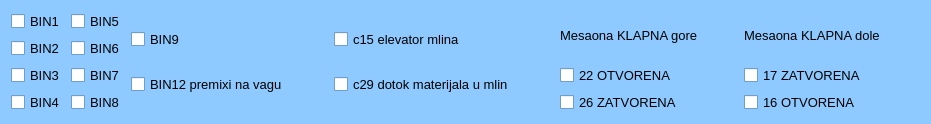
       <widget class="QWidget" name="widget" native="true">
        <property name="sizePolicy">
         <sizepolicy hsizetype="Preferred" vsizetype="Minimum">
          <horstretch>0</horstretch>
          <verstretch>0</verstretch>
         </sizepolicy>
        </property>
        <property name="maximumSize">
         <size>
          <width>16777215</width>
          <height>80</height>
         </size>
        </property>
        <property name="palette">
         <palette>
          <active>
           <colorrole role="Base">
            <brush brushstyle="SolidPattern">
             <color alpha="255">
              <red>255</red>
              <green>255</green>
              <blue>255</blue>
             </color>
            </brush>
           </colorrole>
           <colorrole role="Window">
            <brush brushstyle="SolidPattern">
             <color alpha="255">
              <red>142</red>
              <green>201</green>
              <blue>255</blue>
             </color>
            </brush>
           </colorrole>
          </active>
          <inactive>
           <colorrole role="Base">
            <brush brushstyle="SolidPattern">
             <color alpha="255">
              <red>255</red>
              <green>255</green>
              <blue>255</blue>
             </color>
            </brush>
           </colorrole>
           <colorrole role="Window">
            <brush brushstyle="SolidPattern">
             <color alpha="255">
              <red>142</red>
              <green>201</green>
              <blue>255</blue>
             </color>
            </brush>
           </colorrole>
          </inactive>
          <disabled>
           <colorrole role="Base">
            <brush brushstyle="SolidPattern">
             <color alpha="255">
              <red>142</red>
              <green>201</green>
              <blue>255</blue>
             </color>
            </brush>
           </colorrole>
           <colorrole role="Window">
            <brush brushstyle="SolidPattern">
             <color alpha="255">
              <red>142</red>
              <green>201</green>
              <blue>255</blue>
             </color>
            </brush>
           </colorrole>
          </disabled>
         </palette>
        </property>
        <property name="autoFillBackground">
         <bool>true</bool>
        </property>
        <layout class="QHBoxLayout" name="horizontalLayout_2">
         <item>
          <layout class="QHBoxLayout" name="horizontalLayout" stretch="0,0,0,0">
           <item>
            <layout class="QVBoxLayout" name="verticalLayout_3">
             <item>
              <widget class="QCheckBox" name="gornji_bin1">
               <property name="font">
                <font>
                 <pointsize>10</pointsize>
                </font>
               </property>
               <property name="text">
                <string>BIN1</string>
               </property>
              </widget>
             </item>
             <item>
              <widget class="QCheckBox" name="gornji_bin2">
               <property name="font">
                <font>
                 <pointsize>10</pointsize>
                </font>
               </property>
               <property name="text">
                <string>BIN2</string>
               </property>
              </widget>
             </item>
             <item>
              <widget class="QCheckBox" name="gornji_bin3">
               <property name="font">
                <font>
                 <pointsize>10</pointsize>
                </font>
               </property>
               <property name="text">
                <string>BIN3</string>
               </property>
              </widget>
             </item>
             <item>
              <widget class="QCheckBox" name="gornji_bin4">
               <property name="font">
                <font>
                 <pointsize>10</pointsize>
                </font>
               </property>
               <property name="text">
                <string>BIN4</string>
               </property>
              </widget>
             </item>
            </layout>
           </item>
           <item>
            <layout class="QVBoxLayout" name="verticalLayout_13">
             <item>
              <widget class="QCheckBox" name="gornji_bin5">
               <property name="font">
                <font>
                 <pointsize>10</pointsize>
                </font>
               </property>
               <property name="text">
                <string>BIN5</string>
               </property>
              </widget>
             </item>
             <item>
              <widget class="QCheckBox" name="gornji_bin6">
               <property name="font">
                <font>
                 <pointsize>10</pointsize>
                </font>
               </property>
               <property name="text">
                <string>BIN6</string>
               </property>
              </widget>
             </item>
             <item>
              <widget class="QCheckBox" name="gornji_bin7">
               <property name="font">
                <font>
                 <pointsize>10</pointsize>
                </font>
               </property>
               <property name="text">
                <string>BIN7</string>
               </property>
              </widget>
             </item>
             <item>
              <widget class="QCheckBox" name="gornji_bin8">
               <property name="font">
                <font>
                 <pointsize>10</pointsize>
                </font>
               </property>
               <property name="text">
                <string>BIN8</string>
               </property>
              </widget>
             </item>
            </layout>
           </item>
           <item>
            <layout class="QVBoxLayout" name="verticalLayout_14">
             <item>
              <widget class="QCheckBox" name="gornji_bin9">
               <property name="font">
                <font>
                 <pointsize>10</pointsize>
                </font>
               </property>
               <property name="text">
                <string>BIN9</string>
               </property>
              </widget>
             </item>
             <item>
              <widget class="QCheckBox" name="gornji_bin12">
               <property name="font">
                <font>
                 <pointsize>10</pointsize>
                </font>
               </property>
               <property name="text">
                <string>BIN12 premixi na vagu</string>
               </property>
              </widget>
             </item>
            </layout>
           </item>
           <item>
            <spacer name="horizontalSpacer">
             <property name="orientation">
              <enum>Qt::Horizontal</enum>
             </property>
             <property name="sizeHint" stdset="0">
              <size>
               <width>40</width>
               <height>20</height>
              </size>
             </property>
            </spacer>
           </item>
          </layout>
         </item>
         <item>
          <layout class="QVBoxLayout" name="verticalLayout">
           <item>
            <widget class="QCheckBox" name="gornji_c15">
             <property name="font">
              <font>
               <pointsize>10</pointsize>
              </font>
             </property>
             <property name="text">
              <string>c15 elevator mlina</string>
             </property>
            </widget>
           </item>
           <item>
            <widget class="QCheckBox" name="gornji_c29">
             <property name="font">
              <font>
               <pointsize>10</pointsize>
              </font>
             </property>
             <property name="text">
              <string>c29 dotok materijala u mlin</string>
             </property>
            </widget>
           </item>
          </layout>
         </item>
         <item>
          <spacer name="horizontalSpacer_2">
           <property name="orientation">
            <enum>Qt::Horizontal</enum>
           </property>
           <property name="sizeHint" stdset="0">
            <size>
             <width>40</width>
             <height>20</height>
            </size>
           </property>
          </spacer>
         </item>
         <item>
          <layout class="QVBoxLayout" name="verticalLayout_15">
           <item>
            <widget class="QLabel" name="label">
             <property name="font">
              <font>
               <pointsize>10</pointsize>
              </font>
             </property>
             <property name="text">
              <string>Mesaona KLAPNA gore</string>
             </property>
            </widget>
           </item>
           <item>
            <widget class="QCheckBox" name="gornji_22">
             <property name="font">
              <font>
               <pointsize>10</pointsize>
              </font>
             </property>
             <property name="text">
              <string>22 OTVORENA</string>
             </property>
            </widget>
           </item>
           <item>
            <widget class="QCheckBox" name="gornji_26">
             <property name="font">
              <font>
               <pointsize>10</pointsize>
              </font>
             </property>
             <property name="text">
              <string>26 ZATVORENA</string>
             </property>
            </widget>
           </item>
          </layout>
         </item>
         <item>
          <spacer name="horizontalSpacer_4">
           <property name="orientation">
            <enum>Qt::Horizontal</enum>
           </property>
           <property name="sizeType">
            <enum>QSizePolicy::Fixed</enum>
           </property>
           <property name="sizeHint" stdset="0">
            <size>
             <width>40</width>
             <height>20</height>
            </size>
           </property>
          </spacer>
         </item>
         <item>
          <layout class="QVBoxLayout" name="verticalLayout_16">
           <item>
            <widget class="QLabel" name="label_2">
             <property name="font">
              <font>
               <pointsize>10</pointsize>
              </font>
             </property>
             <property name="text">
              <string>Mesaona KLAPNA dole</string>
             </property>
            </widget>
           </item>
           <item>
            <widget class="QCheckBox" name="gornji_17">
             <property name="font">
              <font>
               <pointsize>10</pointsize>
              </font>
             </property>
             <property name="text">
              <string>17 ZATVORENA</string>
             </property>
            </widget>
           </item>
           <item>
            <widget class="QCheckBox" name="gornji_16">
             <property name="font">
              <font>
               <pointsize>10</pointsize>
              </font>
             </property>
             <property name="text">
              <string>16 OTVORENA</string>
             </property>
            </widget>
           </item>
          </layout>
         </item>
         <item>
          <spacer name="horizontalSpacer_10">
           <property name="orientation">
            <enum>Qt::Horizontal</enum>
           </property>
           <property name="sizeHint" stdset="0">
            <size>
             <width>40</width>
             <height>20</height>
            </size>
           </property>
          </spacer>
         </item>
        </layout>
       </widget>
